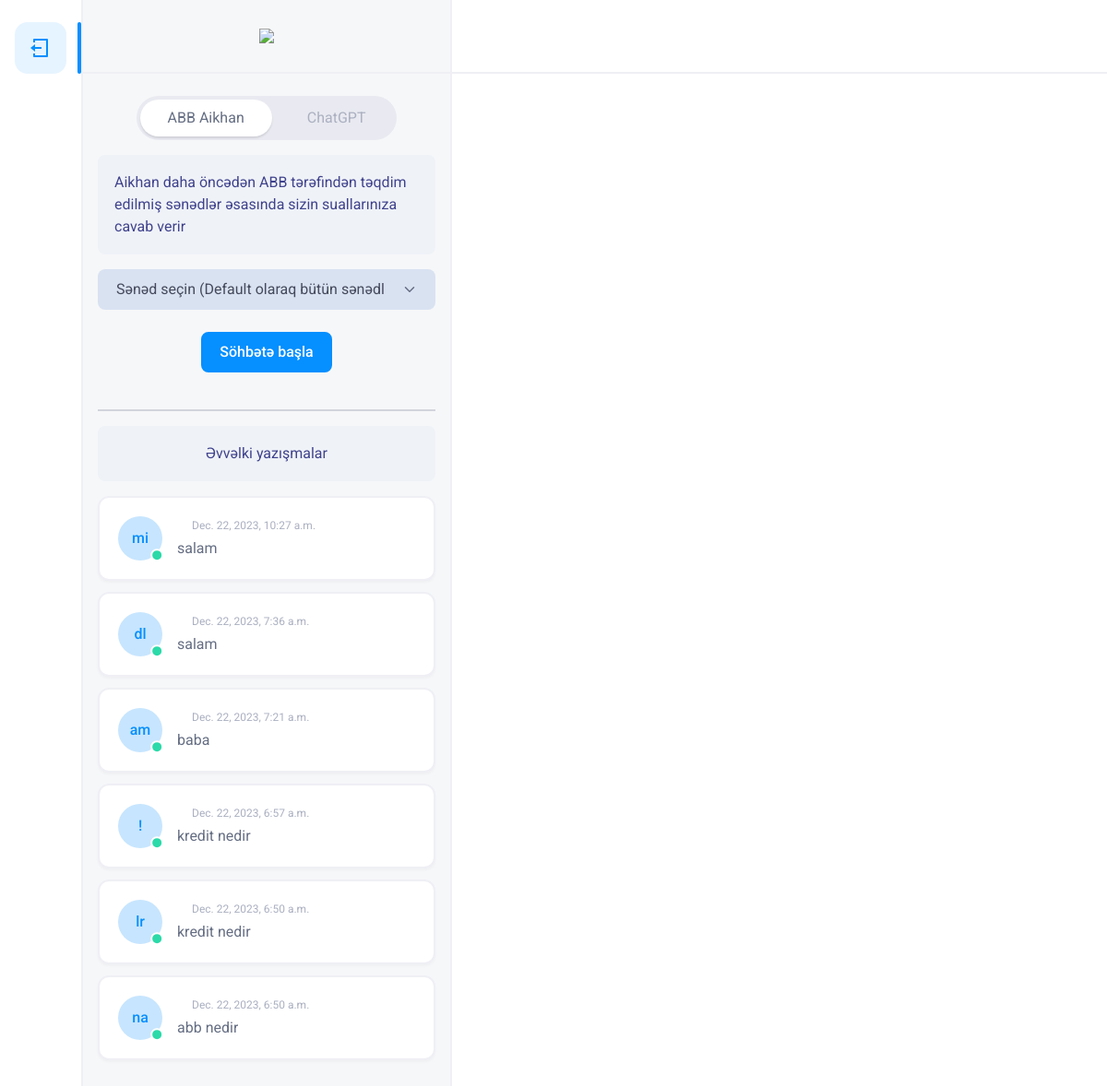
Page / (signed in) on the committed database.
### app/models.py (models this page shows, shortened)
class Message(models.Model):
    user = models.ForeignKey(User,on_delete=models.CASCADE)
    session_id = models.CharField(max_length=200,null=True,blank=True)
    quesion = models.CharField(max_length=500)
    answer = models.CharField(max_length=1000,blank=True,null=True)
    date = models.DateTimeField(auto_now_add=True,null=True)

class BaseModels(models.Model):
    user = models.ForeignKey(User,on_delete=models.CASCADE)
    date = models.DateTimeField(auto_now_add=True)
    message = models.ManyToManyField("Message",db_index=True,blank=True)
    status = models.BooleanField(default=False,blank=True,null=True)

### app/views.py (the view)
# urls.py: path("",index,name="index"),
def index(request):
    if request.user.is_authenticated:pass
    else: return redirect("login")
    if not request.session.session_key:
        request.session.create()
    message = BaseModels.objects.filter(user=request.user).order_by("-id")
    if message:
        context = {
            "sidebar_data" : message,
            "last":Message.objects.filter(user=request.user).last()
        }
    else:
        context = {
        }
    return render(request,"index.html",context=context)

### templates/index.html (shortened to what this page needs)
{% load static  %}
{% include  "headers.html" %}
<head>
  </head>
<body>
  <div class="layout">
    {% include "navbar.html" %}
    {% include "sidebar.html" %}
    {% include "chat.html" %}
  </div>
</body>
</html>

### templates/headers.html (shortened to what this page needs)
{% load static %}
<!DOCTYPE html>
<html lang="en">
<head>
    <link rel="stylesheet" href="https://cdn.jsdelivr.net/npm/remixicon@2.5.0/fonts/remixicon.css">
    <link rel="stylesheet" href="https://cdnjs.cloudflare.com/ajax/libs/magnific-popup.js/1.1.0/magnific-popup.min.css">
    <link rel="stylesheet" href="{% static 'assets/css/styles-light.min.css' %}">
</head>

### templates/navbar.html (shortened to what this page needs)
{% load static %}
<div class="navigation navbar border-end h-100 py-6">
    <ul class="nav nav-pills" role="tablist">
        <li class="nav-item mb-5" role="presentation">
            <a class="nav-link active" href="{% url 'logout' %}" >
                <i class="ri-logout-box-line"></i>
            </a>
        </li>
    </ul>
</div>

### templates/sidebar.html (shortened to what this page needs)
{% load static %}
<div class="sidebar border-end overflow-hidden h-100">
    <div class="tab-content h-100">
        <div class="tab-pane fade show active h-100" id="chats-tab" role="tabpanel">
            <div class="d-flex flex-column h-100">
                <div class="tab-header d-flex align-items-center border-bottom">
                    <ul class="d-flex justify-content-between align-items-center list-unstyled w-100 mx-4 mb-0">
                        <li>
                            <br>
                        <a class="logo  d-xl-block mb-6" href="{% url 'index' %}">
                            <img src="https://upload.wikimedia.org/wikipedia/commons/thumb/3/35/ABB_Logo.png/1280px-ABB_Logo.png" style="
                            width: 160px;
                            padding: 10px;
                        ">                        </a>
                    </li>
                    </ul>
                </div>
                <br>
                <div class="text-center mb-3">
                    <ul class="nav nav-pills nav-segmented" id="pills-tab" role="tablist">
                        <li class="nav-item" role="presentation">
                            <a class="nav-link active" id="pills-direct-tab" data-bs-toggle="pill" href="#direct-tab" role="tab" aria-controls="pills-direct-tab" aria-selected="true">ABB Aikhan</a>
                        </li>
                        <li class="nav-item" role="presentation">
                            <a class="nav-link" id="pills-group-tab"  href="{% url 'gtp' %}" ected="false">ChatGPT</a>
                        </li>
                    </ul>
                </div>
                <div class="hide-scrollbar h-100">
                    <div class="tab-content m-4 mt-1">
                        <div class="alert alert-info" role="alert">
                            Aikhan daha öncədən ABB tərəfindən təqdim edilmiş sənədlər əsasında sizin suallarınıza cavab verir
                          </div>
                          <form>
                        <select class="form-select" id="mySelect"  name = "doc" aria-label="Default select example">
                            <option selected>Sənəd seçin (Default olaraq bütün sənədlər) </option>
                          </select>
                          <br>
                          <div class="text-center">
                            <a href="{% url 'create_detail' %}" ><button type="button" class="chat-show btn btn-primary">Söhbətə başla</button></a>
                            </div>
                            <br>
                          <hr>
                        <div class="tab-pane fade show active" id="direct-tab" role="tabpanel">
                            <ul class="list-unstyled js-contact-list mb-0">
                                <div class="alert alert-info text-center" role="alert">
                                    Əvvəlki yazışmalar
                                  </div>
                                {% if sidebar_data %}
                                {% for x in sidebar_data %}
                                {% if x.message.all %}
                                <li class="card contact-item {{link_active}} mb-3">
                                    <a href="{% url 'detail' x.id %}" class="contact-link"></a>
                                    <div class="card-body">
                                        <div class="d-flex align-items-center">
                                            <div class="avatar avatar-online me-4">
                                                <span class="avatar-label bg-soft-primary text-primary">{{last.answer|random}}{{last.answer|random}}</span>
                                            </div>
                                            <div class="flex-grow-1 overflow-hidden">
                                                <div class="d-flex align-items-center mb-1">
                                                    <p class="small text-muted text-nowrap ms-4 mb-0">{{x.date}}</p>
                                                </div>
                                                <div class="d-flex align-items-center">
                                                    <div class="line-clamp me-auto">{{x.message.last.quesion}}
                                                    </div>
                                                </div>
                                            </div>
                                        </div>
                                    </div>
                                </li>
                                {% endif %}
                                {% endfor %}
                                {% else %}
                                <br>
                                <br>
                                <br>
                                {% endif %}
                                <br>
                                <br>
                            </ul>
                        </div>
                    </div>
                </div>
            </div>
        </div>
    </div>
</div>

### templates/chat.html (shortened to what this page needs)
<div class="main overflow-hidden h-100">
    <div class="chat d-flex flex-row h-100">
        <div class="chat-body h-100 w-100 d-flex flex-column">
            <div class="chat-header d-flex align-items-center border-bottom px-2">
            </div>
            <div class="chat-content hide-scrollbar h-100">
                <div class="container-fluid g-0 p-4" id="content-loader">
                </div>
            </div>
            <br>
            <br>
            <br>
        </div>
    </div>
</div>

### templates/js.html (shortened to what this page needs)
 {% load static %}

### templates/index.html (style rules this page uses)
body { background-color: #3e6b61; }

### templates/sidebar.html (style rules this page uses)
.form-select { -moz-padding-start: calc(1.125rem - 3px); appearance: none; background-color: #1d56c321; background-position: right 1.125rem center; background-repeat: no-repeat; background-size: 16px 12px; border: 2px solid #1d56c300; border-radius: 0.5rem; color: #454b5c; display: block; font-size: 1rem; font-weight: 400; line-height: 1.5; padding: 0.5rem 3.375rem 0.5rem 1.125rem; transition: border-color .15s ease-in-out,box-shadow .15s ease-in-out; width: 100%; }
.alert-info { background-color: #1d56c308; border-color: #0057c300; color: #40438c; }

### rows in the picture
BaseModels: date "Dec. 22, 2023, 10:27 a.m.", message.last.quesion "salam"
BaseModels: date "Dec. 22, 2023, 7:36 a.m.", message.last.quesion "salam"
BaseModels: date "Dec. 22, 2023, 7:21 a.m.", message.last.quesion "baba"
BaseModels: date "Dec. 22, 2023, 6:57 a.m.", message.last.quesion "kredit nedir"
BaseModels: date "Dec. 22, 2023, 6:50 a.m.", message.last.quesion "kredit nedir"
BaseModels: date "Dec. 22, 2023, 6:50 a.m.", message.last.quesion "abb nedir"
